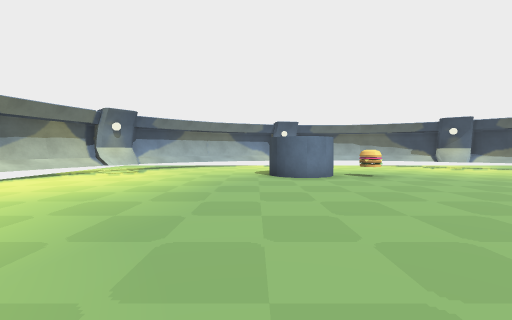
view 1 (above)

14 first-person views from a walk through a scene from a Unity 3-D project. The camera is 1.3 m above the floor, tilts 2° down and sees 90° across. The floor is counted in squares, 2 m on a side. Each view is taken from the middle of a square. On the plan, view 1 faces up. The plan holds only what a view shows up to about 9 squares ahead; the rest is blank. The place goes on beyond the plan. The player is left out.

view 2
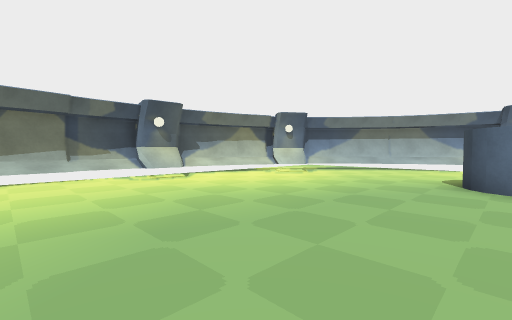

view 3
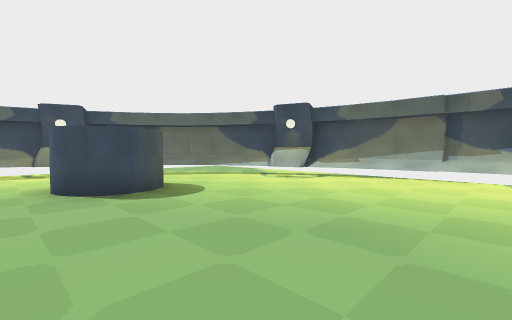

view 4
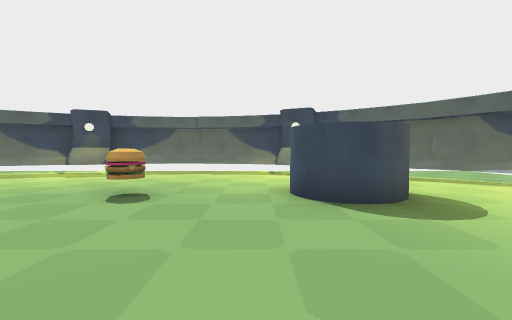

view 5
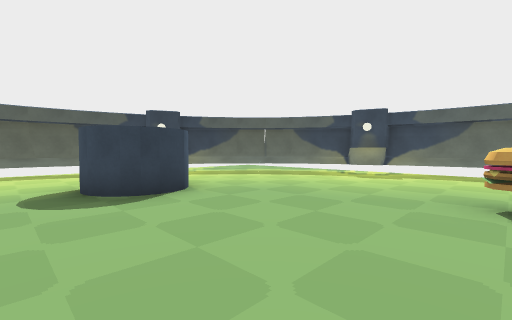

view 6
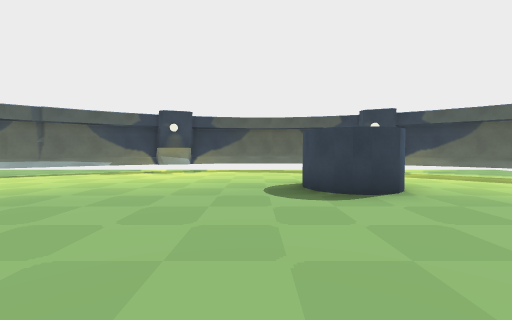

view 7
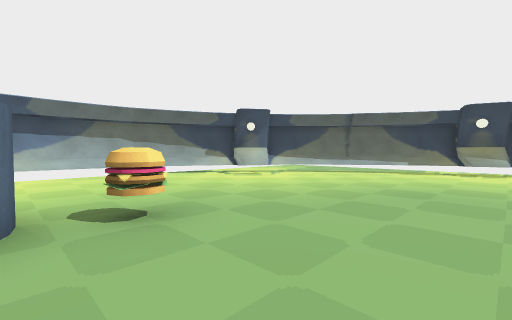

view 8
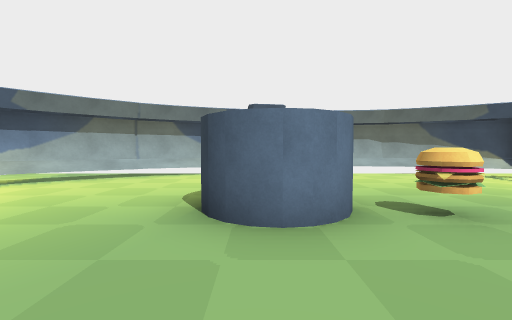

view 9
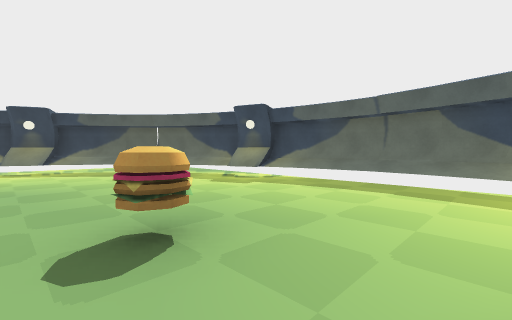

view 10
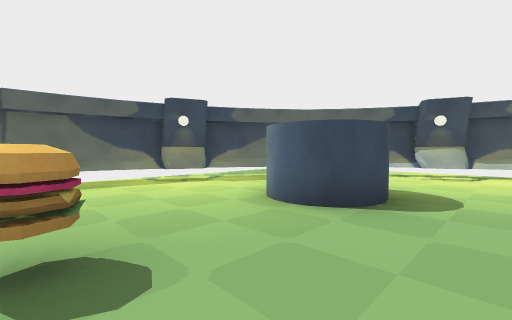

view 11
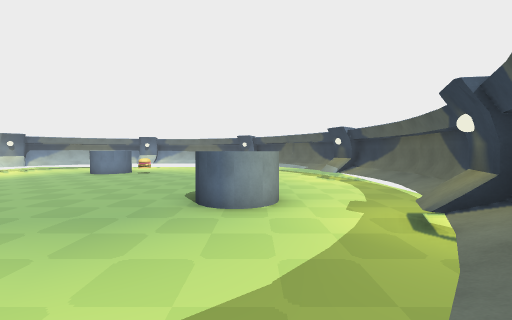

view 12
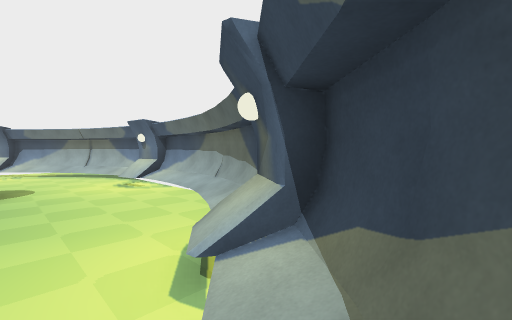

view 13
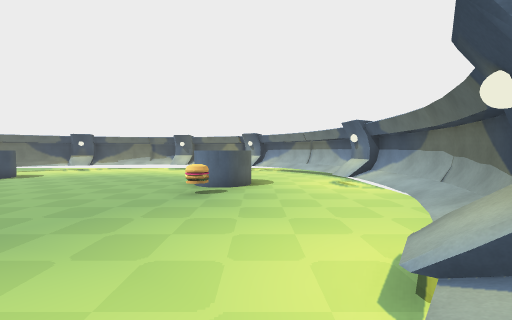

view 14
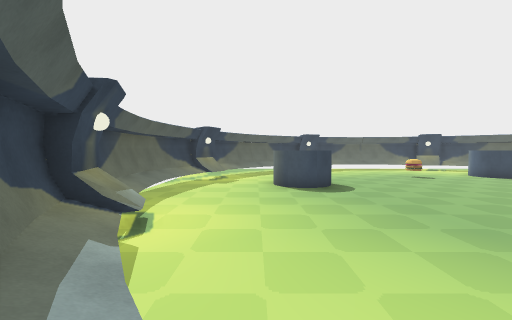

### Floor plan
Key: @ floor where view 1 was taken; # wall or solid block; . floor; / step, stairs or slope; = window, fence, low wall or low ledge; ^ raised ledge; O other object.
Columns run from 6 left of view 1 to 12 right of it. Each row starts with its distance up from view 1.
 12        #####
 11     ####///##^
 10   ###/....../#^
  9   #//........//#
  8  ##............/#
  7 ##/....##O.....//^
  6 #/............../#
  5 #/...............#
  4 ##...............##
  3 #=................#
  2 #/................#
  1 #/...........##...#
  0 #/....@......##../#
 -1 ##/............../#
 -2  ##..##..O....../##
 -3  ^#/............/^
 -4   ^//........../#
 -5    ^# /......//#
 -6     ###/////####
 -7       #######

Positions as (right, up) in squares from view 1, and headings:
1: (0, 0), facing up
2: (1, 1), facing up-left
3: (1, 3), facing down-left
4: (1, 2), facing down
5: (3, 2), facing down-right
6: (3, 2), facing right
7: (2, 4), facing up-right
8: (1, 4), facing up
9: (1, -1), facing down-right
10: (3, 0), facing down-left
11: (8, -5), facing up
12: (9, 8), facing up-left
13: (9, 8), facing left
14: (9, 8), facing down
